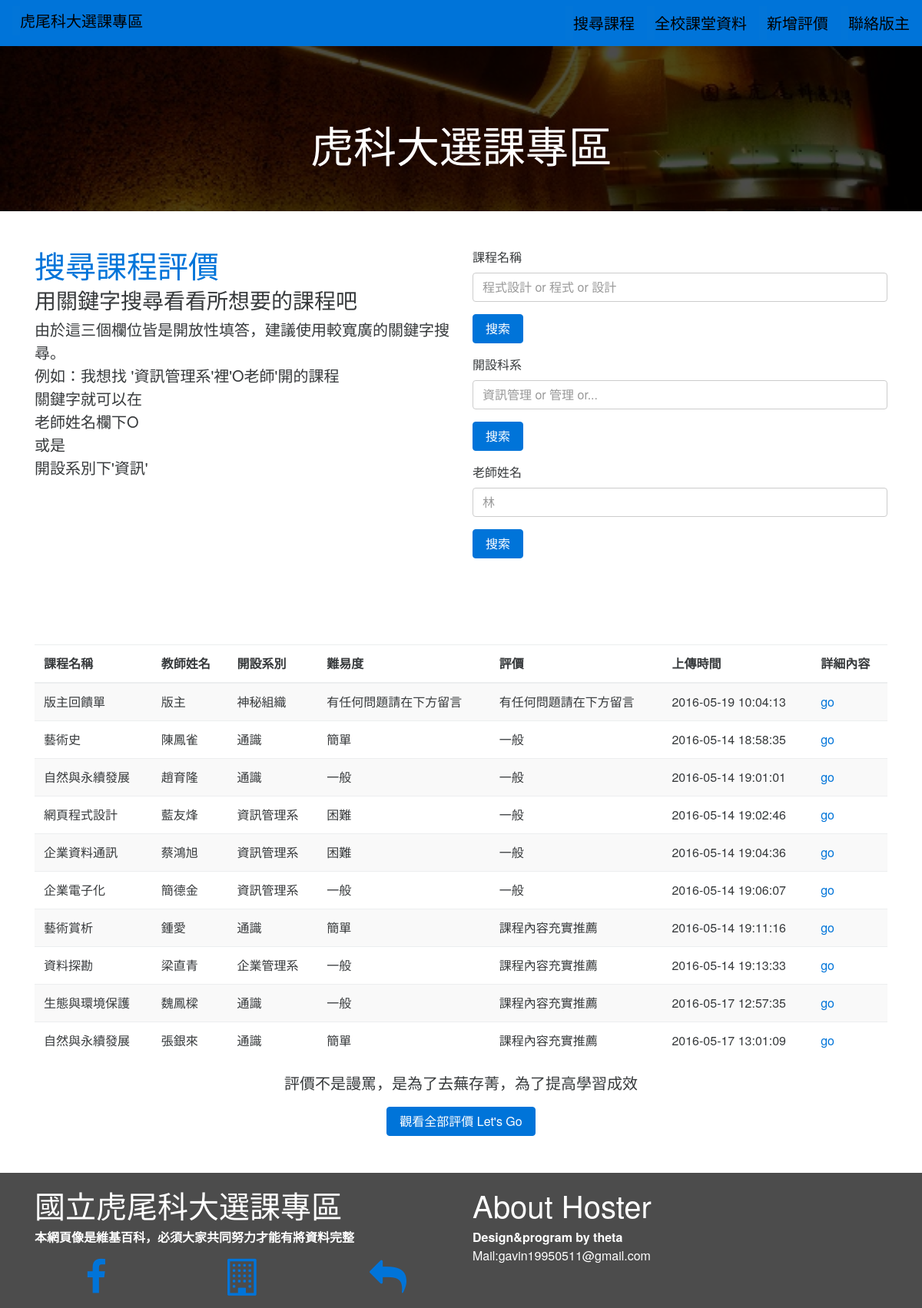
/index.php/controller_dynamicpage/showview_home, run on the app's committed database.
### tables this page shows
CREATE TABLE `nfu` (
  `id` int(50) NOT NULL,
  `classN` varchar(10) NOT NULL,
  `teacherN` varchar(4) NOT NULL,
  `major` varchar(6) NOT NULL,
  `midexam` varchar(50) NOT NULL,
  `endexam` varchar(50) NOT NULL,
  `say` varchar(250) NOT NULL,
  `value` varchar(50) NOT NULL,
  `cost` varchar(50) NOT NULL,
  `classcall` int(50) NOT NULL,
  `homework` int(50) NOT NULL,
  `classexam` int(50) NOT NULL,
  `posttime` timestamp NOT NULL DEFAULT CURRENT_TIMESTAMP,
  `error` int(50) DEFAULT NULL
);

### application/controllers/Controller_dynamicpage.php (called while the page is built, shortened)
<?php
class Controller_dynamicpage extends CI_Controller {
        public function __construct()
         {
              $this->load->model('model_sql');
         }
         public function showview_home()
         {
              $this->load->helper('form');
              $this->load->library('form_validation');
              $data['quert'] = $this->model_sql->get_sql_all('nfu',10);
              $this->model_sql->insert_login($list='LoginDoc',$LoginIP=$_SERVER['REMOTE_ADDR']);
              $this->load->view('templates/header');
              $this->load->view('dynamicpage/home',$data);
              $this->load->view('templates/footer');
         }
}

### index.php (called while the page is built, shortened)
<?php
require_once BASEPATH.'core/CodeIgniter.php';

### application/models/Model_sql.php (called while the page is built, shortened)
<?php
class Model_sql extends CI_Model {
     public function get_sql_all($list='news',$number='null')
     {
                  $query = $this->db->get($list,$number);
                  return $query->result_array();
     }
}

### application/views/dynamicpage/home.php (the view, shortened to what this page needs)
<div id="content">
           <div id="indeximage" class="section  section-opaque-dark text-xs-center">
              <div  class="background-image" style="background-image : url('../img/home.jpg')"></div>
              <div class="container">
                <div class="m-y-3 row">
                  <div class="col-md-12">
                    <h4 class="display-4 pi-draggable pi-item text-inverse">虎科大選課專區</h4>
                  </div>
                </div>
              </div>
            </div>
          <div class="p-y-3 section">
              <div class="container">
                <div class="row">
                  <div class="col-md-6">
                    <h1 class="text-primary">搜尋課程評價</h1>
                    <h3>用關鍵字搜尋看看所想要的課程吧</h3>
                    <p class="lead">由於這三個欄位皆是開放性填答，建議使用較寬廣的關鍵字搜尋。<br>例如：我想找 '資訊管理系'裡'O老師'開的課程<br>關鍵字就可以在<br>老師姓名欄下O<br>或是<br>開設系別下'資訊'</p>
                  </div>
                  <div class="col-md-6">
                     <form>
                          <fieldset class="form-group">
                              <label for="classN">課程名稱</label>
                              <input  name='classN'  type="text" placeholder="程式設計 or 程式 or 設計 "  class="form-control"></input>
                          </fieldset>
                          <button type='submit' class="btn btn-primary"/>搜索</button>
                      </form>
                      <form>
                          <fieldset class="form-group">
                              <label for="major">開設科系</label>
                              <input  name='major'  type="text" placeholder="資訊管理 or 管理 or..."  class="form-control"></input>
                          </fieldset>
                          <button type='submit' class="btn btn-primary"/>搜索</button>
                      </form>
                      <form>
                          <fieldset class="form-group">
                              <label for="teachername">老師姓名</label>
                              <input  name='teachername'  type="text" placeholder="林"  class="form-control"></input>
                          </fieldset>
                          <button type='submit' class="btn btn-primary"/>搜索</button>
                      </form>
                  </div>
                </div>
              </div>
          </div>
          <div class="section">
                  <div class="container">
                    <div class="row">
                      <div class="col-md-12 text-xs-center">
                        <div class="m-y-3 table-responsive">
                          <table class="table table-striped">
                            <tbody>
                              <?php foreach ($quert as $q): ?>
                                  <tr>
                                      <td><?php echo $q['classN'] ?></td>
                                      <td><?php echo $q['teacherN'] ?></td>
                                      <td><?php echo $q['major'] ?></td>
                                      <td><?php echo $q['cost'] ?></td>
                                      <td><?php echo $q['value'] ?></td>
                                      <td><?php echo $q['posttime'] ?></td>
                                      <td><a href="./detail?id=<?php echo $q['id'] ?>">go</a></td>
                                  </tr>
                              <?php endforeach ?>
                            </tbody>
                            <thead>
                              <tr>
                                <th>課程名稱</th>
                                <th>教師姓名</th>
                                <th>開設系別</th>
                                <th>難易度</th>
                                <th>評價</th>
                                <th>上傳時間</th>
                                <th>詳細內容</th>
                              </tr>
                            </thead>
                          </table>
                          <p class="lead pi-draggable pi-item" draggable="true">評價不是謾罵，是為了去蕪存菁，為了提高學習成效</p>
                          <button onclick="location.href='./more?page=0'" class="btn btn-primary">觀看全部評價 Let's Go</button>
                        </div>
                      </div>
                    </div>
                  </div>
                </div>
      </div>

### application/views/templates/header.php (shortened to what this page needs)
<html>
<head>
  <link href="https://cdnjs.cloudflare.com/ajax/libs/font-awesome/4.6.1/css/font-awesome.min.css" rel="stylesheet" type="text/css">
  <link href="../css/style.css" rel="stylesheet" type="text/css">
</head>
<body>
  <nav class="bg-faded bg-primary navbar  navbar-full navbar-light" id="topbar">
    <a class="navbar-brand" href="#">虎尾科大選課專區</a>
    <ul class="nav navbar-nav pull-right">
      <li class="active m-a-0 nav-item p-a-0">
        <a class="nav-link" href="home">搜尋課程<span class="sr-only">(current)</span></a>
      </li>
      <li class="nav-item">
        <a class="nav-link" href="class">全校課堂資料</a>
      </li>
      <li class="nav-item">
        <a class="nav-link" href="insert2nfu">新增評價</a>
      </li>
      <li class="nav-item">
        <a class="nav-link" href="detail?id=0">聯絡版主</a>
      </li>
    </ul>
  </nav>

### application/views/templates/footer.php
  <div class="bg-faded section section-opaque-dark" id="footer">
    <div class="background-video-holder">
      <video class="background-video" autoplay="autoplay" loop="loop" src="https://player.vimeo.com/external/147026007.sd.mp4?s=57125b5982d7d6feeb1092b3dbcff7a270783150"></video>
    </div>
    <div class="container">
      <div class="row">
        <div class="col-md-6">
          <h1 class="pi-draggable pi-item text-inverse">國立虎尾科大選課專區</h1>
          <p class="text-inverse">
            <b>本網頁像是維基百科，必須大家共同努力才能有將資料完整</b>
          </p>
          <div class="m-y-1 m-y-lg row text-center">
            <div class="col-xs-4 text-left text-xs-center">
              <a href="https://www.facebook.com/groups/127369997424605/?fref=ts"><i class="fa fa-3x fa-facebook text-primary"></i></a>
            </div>
            <div class="col-md-NaN col-xs-4 text- text-xs-center">
              <a href="https://www.nfu.edu.tw/index.php/zh/home" class="text-xs-left"><i class="fa fa-3x fa-building-o text-primary"></i></a>
            </div>
            <div class="col-md-NaN col-xs-4 text- text-xs-center">
              <a href="../oldsite/index.php" class="text-xs-left"><i class="fa fa-3x fa-mail-reply text-primary"></i></a>
            </div>
          </div>
        </div>
        <div class="col-md-6">
          <h1 class="pi-draggable pi-item text-inverse">About Hoster&nbsp;</h1>
          <p class="text-inverse text-xs-left">
            <b>Design&amp;program by theta</b>
            <br>Mail:gavin19950511@gmail.com
            <br>
            <br>
          </p>
        </div>
      </div>
    </div>
  </div>
</body>
</html>

### data on the page
nfu: classN "版主回饋單", teacherN "版主", major "神秘組織", cost "有任何問題請在下方留言", value "有任何問題請在下方留言", posttime "2016-05-19 10:04:13"
nfu: classN "藝術史", teacherN "陳鳳雀", major "通識", cost "簡單", value "一般", posttime "2016-05-14 18:58:35"
nfu: classN "自然與永續發展", teacherN "趙育隆", major "通識", cost "一般", value "一般", posttime "2016-05-14 19:01:01"
nfu: classN "網頁程式設計", teacherN "藍友烽", major "資訊管理系", cost "困難", value "一般", posttime "2016-05-14 19:02:46"
nfu: classN "企業資料通訊", teacherN "蔡鴻旭", major "資訊管理系", cost "困難", value "一般", posttime "2016-05-14 19:04:36"
nfu: classN "企業電子化", teacherN "簡德金", major "資訊管理系", cost "一般", value "一般", posttime "2016-05-14 19:06:07"
nfu: classN "藝術賞析", teacherN "鍾愛", major "通識", cost "簡單", value "課程內容充實推薦", posttime "2016-05-14 19:11:16"
nfu: classN "資料探勘", teacherN "梁直青", major "企業管理系", cost "一般", value "課程內容充實推薦", posttime "2016-05-14 19:13:33"
nfu: classN "生態與環境保護", teacherN "魏鳳樑", major "通識", cost "一般", value "課程內容充實推薦", posttime "2016-05-17 12:57:35"
nfu: classN "自然與永續發展", teacherN "張銀來", major "通識", cost "簡單", value "課程內容充實推薦", posttime "2016-05-17 13:01:09"
